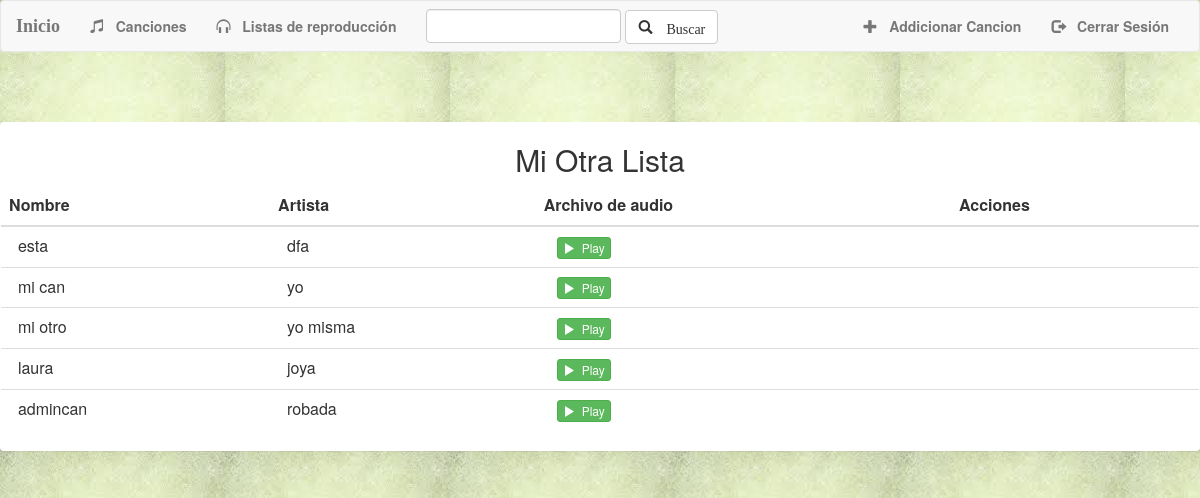
The app's page /mymusic/3/datalles/, older data.
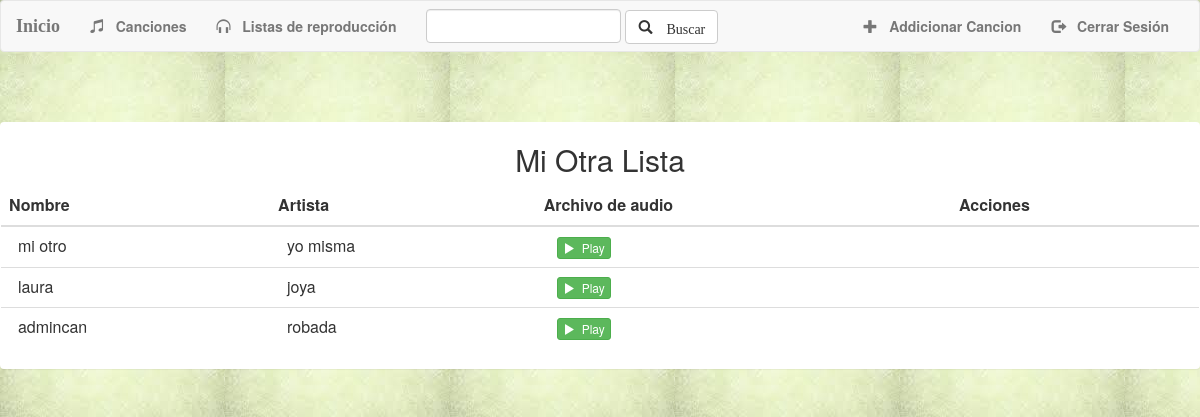
The same page, newer data.
### MyMusic/models.py (models this page shows, shortened)
class Cancion(models.Model):
    user = models.ForeignKey(User, default=1)
    titulo_cancion=models.CharField(max_length=500)
    artista = models.CharField(max_length=250)
    audio = models.FileField(default='')

### MyMusic/views.py (the view)
# urls.py: url(r'^(?P<lista_id>[0-9]+)/datalles/$', views.detail_lista, name='lista_detallada'),
def detail_lista(request, lista_id):
    lista=Lista.objects.get(pk=lista_id)
    context = {
        'username': request.user.username,
        'lista':lista,
    }
    return render(request, 'MyMusic/lista_detail.html', context)

### MyMusic/templates/MyMusic/lista_detail.html (shortened to what this page needs)
{% extends 'MyMusic/plantilla.html' %}
{% block body %}
    <div class="container-fluid">
        <div class="row">
            <div class="center-block">
                <ul class="nav text-center" style="margin-bottom: 10px;">
                    <li role="presentation" ><a> <h2 style="font-family: 'Kaushan Script', cursive; text-transform: uppercase;">{{ username }}</h2> </a></li>
                </ul>
            </div>
            <div class="panel panel-collapse ">
                <div class="panel-default">
                   <h2 class="text-center" style="text-transform: capitalize"> {{ lista.titulo_de_lista }}</h2>
                    <table class="table">
                        <thead>
                            <tr>
                                <th style="text-transform: capitalize">Nombre</th>
                                <th hstyle="text-transform: capitalize">Artista</th>
                                <th>Archivo de audio</th>
                                <th>Acciones</th>
                            </tr>
                        </thead>
                        <tbody>
                        {% for cancion in lista.canciones.all %}
                            <tr>
                                <td> &nbsp;&nbsp;{{ cancion.titulo_cancion }}</td>
                                <td>&nbsp;&nbsp;{{ cancion.artista }}</td>
                                <td>
                                    <a target="_blank" href="{{ cancion.audio.url }}">&nbsp;&nbsp;
                                        <button type="button" class="btn btn-success btn-xs">
                                            <span class="glyphicon glyphicon-play"></span>&nbsp Play
                                        </button>
                                    </a>
                                </td>
                                <td>
                                </td>
                            </tr>
                        {% endfor %}
                        </tbody>
                    </table>
                </div>
            </div>
        </div>
    </div>
{% endblock %}

Row changes from the older to the newer data that the page shows:
removed Cancion: titulo_cancion "esta", artista "dfa"
removed Cancion: titulo_cancion "mi can", artista "yo"
